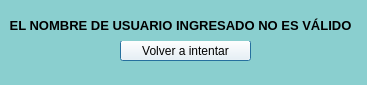
<?xml version="1.0" encoding="UTF-8"?>
<ui version="4.0">
 <class>Dialog</class>
 <widget class="QDialog" name="Dialog">
  <property name="geometry">
   <rect>
    <x>0</x>
    <y>0</y>
    <width>367</width>
    <height>85</height>
   </rect>
  </property>
  <property name="windowTitle">
   <string>Dialog</string>
  </property>
  <property name="styleSheet">
   <string notr="true">background-color: rgb(138, 207, 207);</string>
  </property>
  <widget class="QPushButton" name="volver">
   <property name="geometry">
    <rect>
     <x>120</x>
     <y>40</y>
     <width>131</width>
     <height>21</height>
    </rect>
   </property>
   <property name="styleSheet">
    <string notr="true">background-color: rgb(255, 255, 255);</string>
   </property>
   <property name="text">
    <string>Volver a intentar</string>
   </property>
  </widget>
  <widget class="QLabel" name="label_2">
   <property name="geometry">
    <rect>
     <x>-20</x>
     <y>10</y>
     <width>401</width>
     <height>31</height>
    </rect>
   </property>
   <property name="text">
    <string>&lt;html&gt;&lt;head/&gt;&lt;body&gt;&lt;p align=&quot;center&quot;&gt;&lt;span style=&quot; font-size:10pt; font-weight:600;&quot;&gt;EL NOMBRE DE USUARIO INGRESADO NO ES VÁLIDO&lt;/span&gt;&lt;/p&gt;&lt;/body&gt;&lt;/html&gt;</string>
   </property>
  </widget>
 </widget>
 <resources/>
 <connections/>
</ui>
